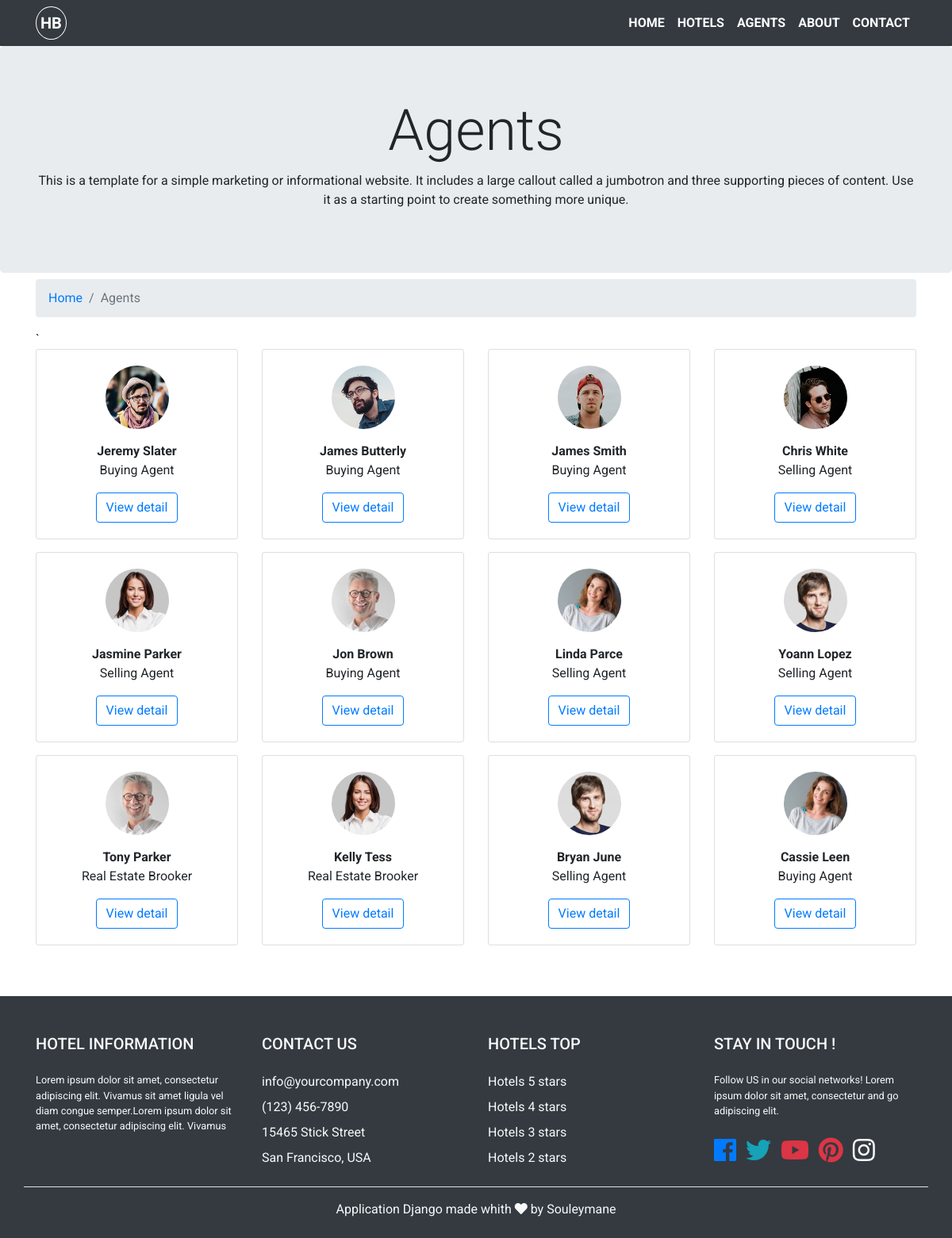
/agents/, run on the app's committed database.
### agents/models.py (models this page shows, shortened)
class Agents(models.Model):
    name = models.CharField(max_length=100)
    type = models.CharField(max_length=50, choices=type)
    phone = models.CharField(max_length=100)
    email = models.EmailField()
    description = models.TextField()
    image = models.ImageField(upload_to="photos")
    created = models.DateTimeField(auto_now_add=True)
    update = models.DateTimeField(auto_now=True)
    class Meta:
        verbose_name_plural = "Agents"

### agents/views.py (the view)
# urls.py: path('agents/', views.agents, name="agent-list")
def agents(request):
    list_agents = Agents.objects.all()
    context = {'agents': list_agents}
    return render(request, "agents/list_agents.html", context)

### agents/templates/agents/list_agents.html
{% extends 'layout/base.html' %}
{% block content %}
    <section class="jumbotron mb-2">
        <div class="container">
            <div class="text-center">
                <h1 class="display-3">Agents</h1>
                <p>This is a template for a simple marketing or informational website. It includes a large callout called a jumbotron and three supporting pieces of content. Use it as a starting point to create something more unique.</p>
            </div>
        </div>
    </section>
    <section>
        <div class="container">
            <div class="row">
                <div class="col-12">
                    <nav aria-label="breadcrumb">
                      <ol class="breadcrumb">
                        <li class="breadcrumb-item"><a href="{% url 'hotel:home' %}">Home</a></li>
                        <li class="breadcrumb-item active" aria-current="page">Agents</li>
                      </ol>
                    </nav>
                </div>
            </div>
        </div>
    </section>
    <section class="mb-5">
        <div class="container">`
            <div class="row">
                {% for agent in agents %}
                <div class="col-lg-3 mb-3 text-center">
                    <div class="card">
                        <div class="card-body">
                            <img src="{{ agent.image.url }}" class="img-fluid rounded-circle mb-3" width="80" height="80">
                            <p class="font-weight-bold mb-0">{{ agent.name }}</p>
                            <p>{{ agent.type }}</p>
                            <button type="button" class="btn btn-outline-primary">View detail</button>
                        </div>
                    </div>
                </div>
                {% endfor %}
            </div>
        </div>
    </section>
{% endblock content %}

### pages/static/css/style.css (style rules this page uses)
body { background: #fff; font-family: 'Roboto', sans-serif; }

### data on the page
Agents: image (picture), name "Jeremy Slater", type "Buying Agent"
Agents: image (picture), name "James Butterly", type "Buying Agent"
Agents: image (picture), name "James Smith", type "Buying Agent"
Agents: image (picture), name "Chris White", type "Selling Agent"
Agents: image (picture), name "Jasmine Parker", type "Selling Agent"
Agents: image (picture), name "Jon Brown", type "Buying Agent"
Agents: image (picture), name "Linda Parce", type "Selling Agent"
Agents: image (picture), name "Yoann Lopez", type "Selling Agent"
Agents: image (picture), name "Tony Parker", type "Real Estate Brooker"
Agents: image (picture), name "Kelly Tess", type "Real Estate Brooker"
Agents: image (picture), name "Bryan June", type "Selling Agent"
Agents: image (picture), name "Cassie Leen", type "Buying Agent"
